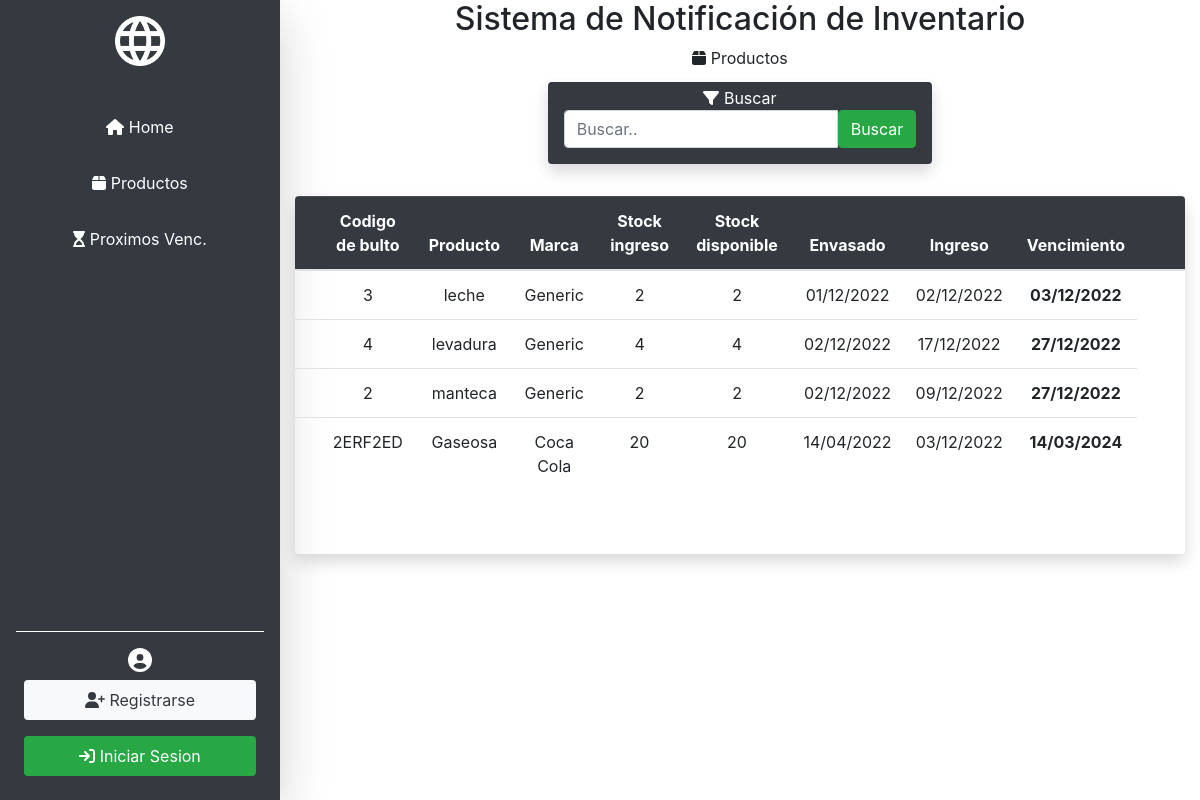
Page /vencimientos/ on the earlier database version.
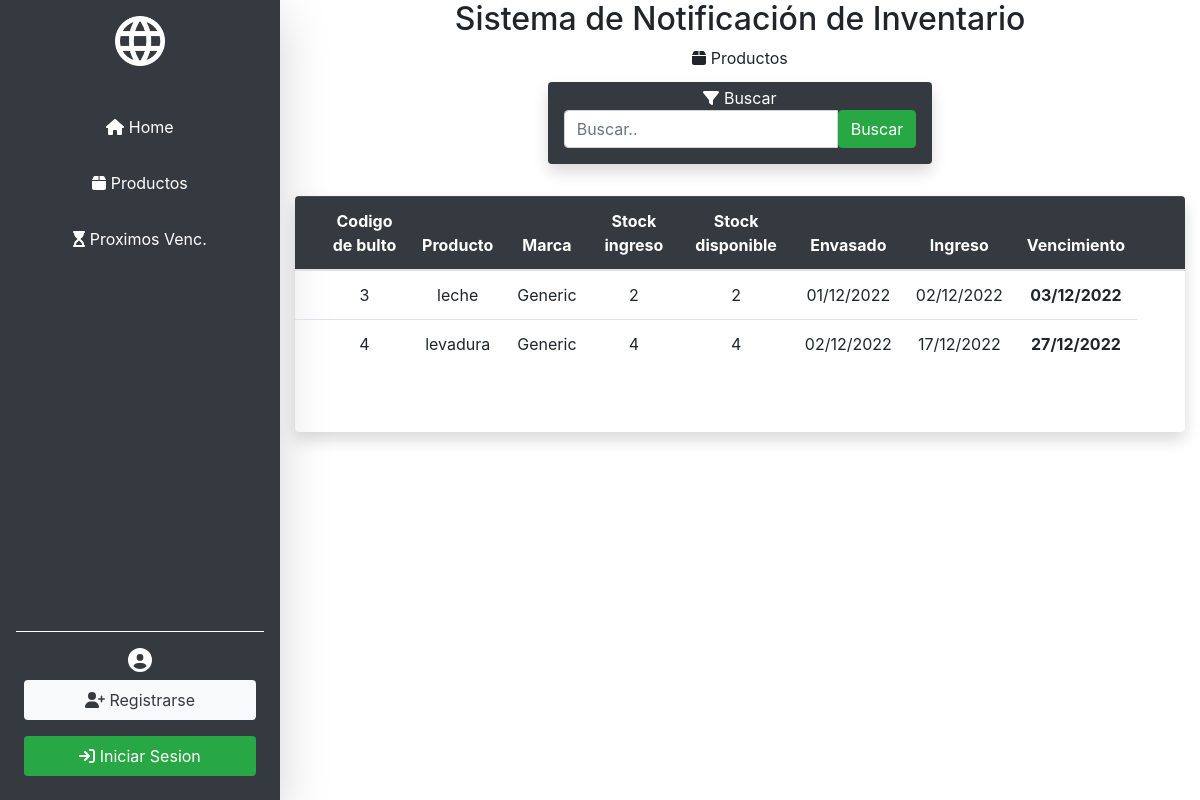
Same page on the later database version.
### gestor/models.py (models this page shows, shortened)
class Producto(models.Model):
    marca = models.CharField(max_length=50,default="Generic")
    producto = models.CharField(max_length=50,help_text="Ingrese materia prima (harina, huevos, levadura, etc.)")
    tipo = models.CharField(max_length=30, help_text="Si corresponde, ejemplo: nombre:harina | tipo:'leudante'/'0000' ")
    fechaIngreso = models.DateField('Fecha de Ingreso',blank=False,help_text="Fecha de Ingreso a la fabrica")
    fechaVnto = models.DateField('Fecha de Vencimiento',blank=False,help_text="Fecha indicada en el envase")
    fechaEnvasado = models.DateField('Fecha de Envasado',blank=False,help_text="Fecha indicada en el envase")
    stockIng= models.PositiveIntegerField('Stock de ingreso',blank=False,help_text="Cantidad por bultos/fardos/cajas")
    stockDisp= models.PositiveIntegerField('Stock disponible',blank=False) # Para los caso de obtener-consumir la materia prima
    codBulto = models.CharField('Codigo de Bulto',max_length=13,help_text="Codigo que figura en el bulto ",blank=False) # LOS FARDOS EN GRAL CONTIENEN UN CODIGO DEL MISMO
    imagen = models.ImageField(upload_to='',null=True) # borrar el img/
    class Meta:
        ordering = ['fechaVnto']

### gestor/views.py (the view)
# urls.py: path('vencimientos/',views.VencimientoListView.productos_vencimiento, name='vencimientos'),
    def productos_vencimiento(request):
        productos = Producto.objects.all()
        page = request.GET.get('page', 1)
        busqueda = request.GET.get("myInput")
        if busqueda :
            productos = Producto.objects.filter(
                Q(marca__icontains = busqueda) |
                Q(producto__icontains = busqueda) |
                Q(codBulto__icontains = busqueda)
            )
        try:
            paginator = Paginator(productos, 5)
            productos = paginator.page(page)
        except:
            raise Http404
        context = {
            'productos' : productos,
            'paginator' : paginator,
        }
        return render(request, 'vencimientos.html', context)

### gestor/templates/vencimientos.html (shortened to what this page needs)
{% extends "base.html" %} {% block content %} {% include 'buscar.html'%}
<br> {% if productos %}
<div class="container mt-2">
    <div class="row justify-content-center">
        <div class="table-responsive shadow border-0 border-light rounded">
            <table class="table">
                <thead class="table-dark ">
                    <tr>
                        <th></th>
                        <th class="text-center"><span>Codigo de bulto</span></th>
                        <th class="text-center"><span>Producto</span></th>
                        <th class="text-center"><span>Marca</span></th>
                        <th class="text-center"><span>Stock ingreso</span></th>
                        <th class="text-center"><span>Stock disponible</span></th>
                        <th class="text-center"><span>Envasado</span></th>
                        <th class="text-center"><span>Ingreso</span></th>
                        <th class="text-center"><span>Vencimiento</span></th>
                        <th class="text-center"></th>
                        <th class="text-center"></th>
                    </tr>
                </thead>
                <tbody>
                    {% for producto in productos %}
                    <tr>
                        <td></td>
                        <td class="text-center">{{producto.codBulto | upper}}</td>
                        <td class="text-center">{{producto.producto}}</td>
                        <td class="text-center">{{producto.marca}}</td>
                        <td class="text-center">{{producto.stockIng}}</td>
                        <td class="text-center">{{producto.stockDisp}}</td>
                        <td class="text-center">{{producto.fechaEnvasado | date:"d/m/Y"}}</td>
                        <td class="text-center">{{producto.fechaIngreso | date:"d/m/Y"}}</td>
                        <td class="text-center text-align-center"><strong>{{producto.fechaVnto | date:"d/m/Y"}}</strong></td>
                    </tr>
                    {% endfor %}
                </tbody>
            </table>
            <br>
            <br>
        </div>
    </div>
</div>
{% endif %} {% endblock %}

Differences in the rows shown:
removed Producto: codBulto "2", producto "manteca", marca "Generic", stockIng "2", stockDisp "2", fechaEnvasado "02/12/2022", fechaIngreso "09/12/2022", fechaVnto "27/12/2022"
removed Producto: codBulto "2ERF2ED", producto "Gaseosa", marca "Coca Cola", stockIng "20", stockDisp "20", fechaEnvasado "14/04/2022", fechaIngreso "03/12/2022", fechaVnto "14/03/2024"
